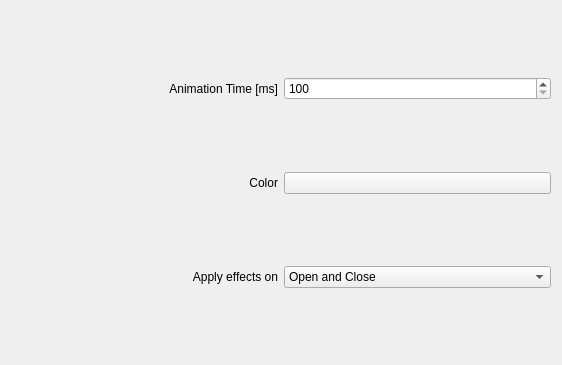
<?xml version="1.0" encoding="UTF-8"?>

<!--
SPDX-FileCopyrightText: Simon Schneegans <code@simonschneegans.de>
SPDX-License-Identifier: GPL-3.0-or-later
-->

<ui version="4.0">
    <class>BMWConfigForm</class>
    <widget class="QWidget" name="BMWConfigForm">
        <property name="geometry">
            <rect>
                <x>0</x>
                <y>0</y>
                <width>562</width>
                <height>365</height>
            </rect>
        </property>
        <layout class="QGridLayout" name="gridLayout">
            <item row="0" column="1">
                <widget class="QSpinBox" name="kcfg_Duration">
                    <property name="minimum">
                        <number>100</number>
                    </property>
                    <property name="maximum">
                        <number>9999</number>
                    </property>
                    <property name="singleStep">
                        <number>100</number>
                    </property>
                </widget>
            </item>
            <item row="1" column="1">
                <widget class="KColorButton" name="kcfg_Color">
                    <property name="alphaChannelEnabled">
                        <bool>true</bool>
                    </property>
                </widget>
            </item>
            <item row="0" column="0">
                <widget class="QLabel" name="label">
                    <property name="text">
                        <string>Animation Time [ms]</string>
                    </property>
                    <property name="alignment">
                        <set>Qt::AlignRight|Qt::AlignTrailing|Qt::AlignVCenter</set>
                    </property>
                </widget>
            </item>
            <item row="1" column="0">
                <widget class="QLabel" name="label_2">
                    <property name="text">
                        <string>Color</string>
                    </property>
                    <property name="alignment">
                        <set>Qt::AlignRight|Qt::AlignTrailing|Qt::AlignVCenter</set>
                    </property>
                    <property name="buddy">
                        <cstring>kcfg_Color</cstring>
                    </property>
                </widget>
            </item>
        
            <item row="2" column="0">
                <widget class="QLabel" name="label_ApplyEffectsOn">
                    <property name="text">
                        <string>Apply effects on</string>
                    </property>
                    <property name="alignment">
                        <set>Qt::AlignmentFlag::AlignRight|Qt::AlignmentFlag::AlignTrailing|Qt::AlignmentFlag::AlignVCenter</set>
                    </property>
                </widget>
            </item>
            <item row="2" column="1">
                <widget class="QComboBox" name="kcfg_ApplyEffectsOn">
                                        <property name="currentIndex">
                        <number>2</number>
                    </property>
<item>
                        <property name="text">
                            <string>Open only</string>
                        </property>
                    </item>
                    <item>
                        <property name="text">
                            <string>Close only</string>
                        </property>
                    </item>
                    <item>
                        <property name="text">
                            <string>Open and Close</string>
                        </property>
                    </item>
                </widget>
            </item>

        </layout>
    </widget>
    <customwidgets>
        <customwidget>
            <class>KColorButton</class>
            <extends>QPushButton</extends>
            <header>kcolorbutton.h</header>
        </customwidget>
    </customwidgets>
    <resources />
    <connections />
</ui>
